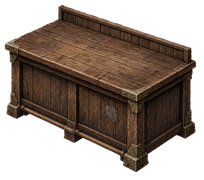
#> input picture assets/furniture/bar_medieval_sw.png, 204 x 180 px, given in place of c378f93420473cde9939de4d342df944073a965088cf80c04cef768.jpeg, which was not available
$ python process_dj_booth.py
#> lines starting #> are read from the running program, lines starting #| are printed output that depends on the picture
#!/workspace/venv/bin/python3
"""DJ booth cutout: original RGB + rembg alpha; gray studio BG → transparent."""
from __future__ import annotations

from collections import deque
from pathlib import Path

import numpy as np
from PIL import Image
from rembg import remove
from scipy import ndimage

SRC = Path(
    "/home/box/agent-data/agents/f700e6ae-328d-4b52-bf56-2e253ee65a34/attachments/"
    "56b2eea30c378f93420473cde9939de4d342df944073a965088cf80c04cef768.jpeg"
)
OUT = Path("/workspace/night-club-sim/public/assets/furniture")
CUTOUTS = Path("/workspace/cutouts")
MAX_W = 512


# [45 lines left out: functions edge_connected_bg, subject_hints, not called in this run]


def process(src: Path) -> Image.Image:
    src_img = Image.open(src).convert("RGB")
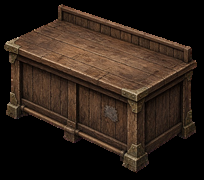
#> src_img: PIL image 204x180 RGB; mean R, G, B 45.6, 32.8, 23.9
    rgb = np.array(src_img)
    print("src", src.name, rgb.shape)
#| src 56b2eea30c378f93420473cde9939de4d342df944073a965088cf80c04cef768.jpeg (180, 204, 3)

    print("running rembg...")
    rembg_rgba = remove(src_img)
    rembg_a = np.array(rembg_rgba.convert("RGBA"))[:, :, 3].astype(np.float32) / 255.0
    print(
        "rembg opaque",
        float((rembg_a > 0.9).mean()),
        "clear",
        float((rembg_a < 0.05).mean()),
    )

    bg = edge_connected_bg(rgb)
    hints = subject_hints(rgb)

    # Punch enclosed gray pockets rembg thinks are BG
    mx = rgb.max(axis=2)
    mn = rgb.min(axis=2)
    chroma = mx - mn
    near_gray = (chroma <= 14) & (mx >= 55) & (mx <= 100)
    enclosed = near_gray & (rembg_a < 0.35) & (~bg)
    bg = bg | enclosed

    # Force subject: rembg strong OR furniture hints not on edge-bg
    force = ((rembg_a >= 0.45) | (hints & (rembg_a >= 0.15))) & (~bg)
    # Dark charcoal booth panels near rembg should stay
    charcoal = (mx < 70) & (mx > 8) & (rembg_a >= 0.2)
    force = force | (charcoal & (~bg))

    alpha = rembg_a.copy()
    alpha[bg] = 0.0
    alpha[force] = np.maximum(alpha[force], 1.0)

    # Soft edge for remaining near-gray fringe
    fringe = near_gray & (~force) & (~bg) & (rembg_a < 0.6)
    alpha[fringe] = alpha[fringe] * 0.15

    # Morphological clean: remove tiny alpha speckles far from subject
    bin_subj = alpha >= 0.35
    bin_subj = ndimage.binary_opening(bin_subj, iterations=1)
    bin_subj = ndimage.binary_closing(bin_subj, iterations=2)
    # Keep largest component
    lab, n = ndimage.label(bin_subj)
    if n:
        sizes = np.bincount(lab.ravel())
        sizes[0] = 0
        keep = sizes.argmax()
        main = lab == keep
        # Dilate slightly for edge soft
        dil = ndimage.binary_dilation(main, iterations=2)
        alpha = np.where(dil, alpha, 0.0)
        alpha = np.where(main, np.maximum(alpha, 0.95), alpha)

    alpha_u8 = np.clip(alpha * 255.0, 0, 255).astype(np.uint8)

    # Crop to opaque bounds with padding
    ys, xs = np.where(alpha_u8 > 12)
    if len(xs) == 0:
        raise SystemExit("no opaque pixels")
    pad = 8
    y0 = max(0, int(ys.min()) - pad)
    y1 = min(rgb.shape[0], int(ys.max()) + 1 + pad)
    x0 = max(0, int(xs.min()) - pad)
    x1 = min(rgb.shape[1], int(xs.max()) + 1 + pad)
    rgb_c = rgb[y0:y1, x0:x1]
    a_c = alpha_u8[y0:y1, x0:x1]

    rgba = np.dstack([rgb_c, a_c])
    out = Image.fromarray(rgba, "RGBA")

    # Scale max width
    if out.width > MAX_W:
        nh = int(round(out.height * (MAX_W / out.width)))
        out = out.resize((MAX_W, nh), Image.Resampling.LANCZOS)
        print("scaled to", out.size)
    else:
        print("size", out.size)

    return out


# [12 lines left out: function checker_preview, not called in this run]


def main() -> None:
    OUT.mkdir(parents=True, exist_ok=True)
    CUTOUTS.mkdir(parents=True, exist_ok=True)
    img = process(SRC)
    dest = OUT / "dj_booth.png"
    cut = CUTOUTS / "dj_booth.png"
    img.save(dest, "PNG")
    img.save(cut, "PNG")
    checker_preview(img, CUTOUTS / "dj_booth_check.jpg")
    a = np.array(img)[:, :, 3]
    print("saved", dest, cut)
    print(
        "opaque",
        int((a > 250).sum()),
        "partial",
        int(((a > 5) & (a <= 250)).sum()),
        "clear",
        int((a <= 5).sum()),
    )


if __name__ == "__main__":
    main()
#> (the call stopped at in process, `rembg_rgba = remove(src_img)`: rembg is not available in this run)

$ run again, on assets/furniture/bar_ne.png
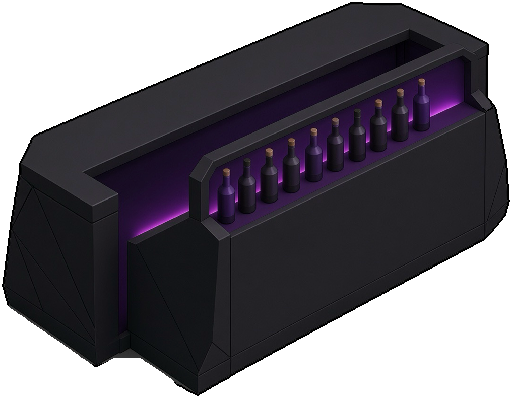
#> input picture assets/furniture/bar_ne.png, 512 x 398 px, given in place of c378f93420473cde9939de4d342df944073a965088cf80c04cef768.jpeg, which was not available
#> in process, `src_img = Image.open(src).convert("RGB")`:
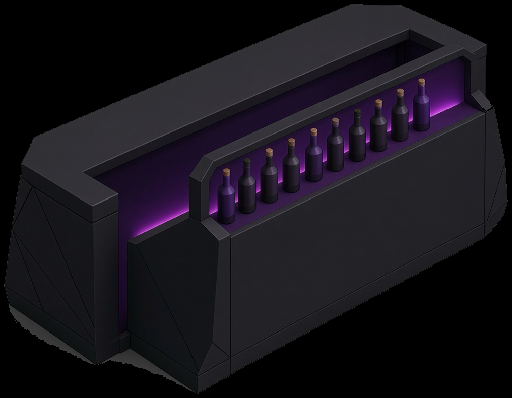
#> src_img: PIL image 512x398 RGB; mean R, G, B 23.1, 19.9, 26.8
#| src 56b2eea30c378f93420473cde9939de4d342df944073a965088cf80c04cef768.jpeg (398, 512, 3)

$ run again, on assets/furniture/bar_nw.png
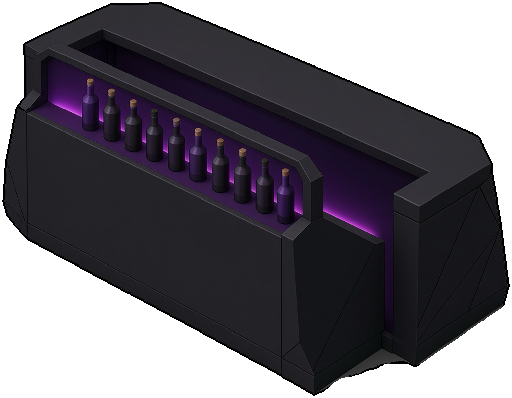
#> input picture assets/furniture/bar_nw.png, 512 x 398 px, given in place of c378f93420473cde9939de4d342df944073a965088cf80c04cef768.jpeg, which was not available
#> in process, `src_img = Image.open(src).convert("RGB")`:
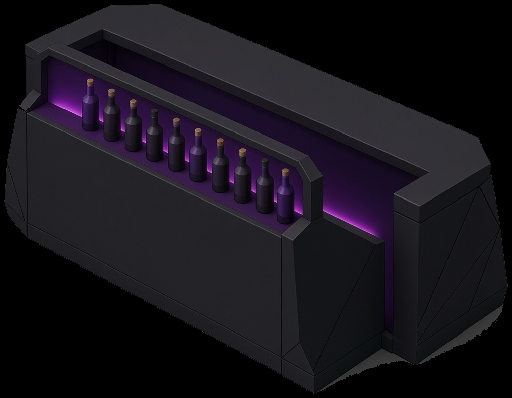
#> src_img: PIL image 512x398 RGB; mean R, G, B 23.1, 19.9, 26.7
#| src 56b2eea30c378f93420473cde9939de4d342df944073a965088cf80c04cef768.jpeg (398, 512, 3)
